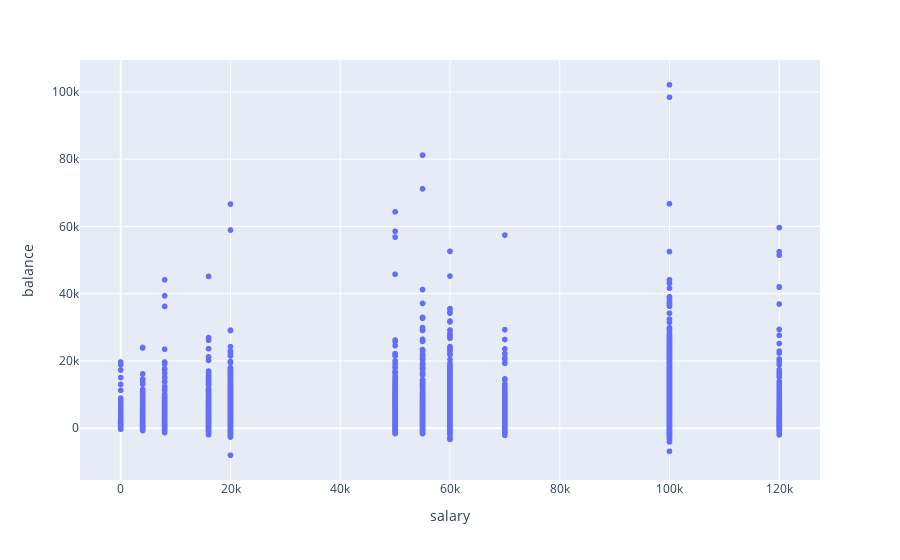

The code cell stored with this chart in its notebook:
### Code cell
#lets compare relationships between age, salary and balance(peoples savings)
px.scatter(df,x='salary',y='balance')
#with a salary between 0-20k people have roughly the same as their savings with outliers increasing as salary increases
#most people have a salary of 100k but savings seem to be less than their salary

### Figure 1 — Plotly figure (JSON) as saved in the notebook; plotly's stock layout.template omitted (floating-point values rounded to 4 significant figures; data arrays with more than 128 entries replaced by an {"elided": "..."} marker saying what was removed)
{"data": [{"hovertemplate": "salary=%{x}<br>balance=%{y}<extra></extra>", "legendgroup": "", "marker": {"color": "#636efa", "symbol": "circle"}, "mode": "markers", "name": "", "showlegend": false, "type": "scattergl", "x": {"elided": "45161 int values"}, "xaxis": "x", "y": {"elided": "45161 int values"}, "yaxis": "y"}], "layout": {"legend": {"tracegroupgap": 0}, "margin": {"t": 60}, "xaxis": {"anchor": "y", "domain": [0, 1], "title": {"text": "salary"}}, "yaxis": {"anchor": "x", "domain": [0, 1], "title": {"text": "balance"}}}}
